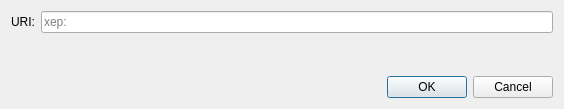
<?xml version="1.0" encoding="UTF-8"?>
<ui version="4.0">
 <class>OpenURIDialog</class>
 <widget class="QDialog" name="OpenURIDialog">
  <property name="geometry">
   <rect>
    <x>0</x>
    <y>0</y>
    <width>564</width>
    <height>109</height>
   </rect>
  </property>
  <property name="windowTitle">
   <string>Open xep URI</string>
  </property>
  <layout class="QVBoxLayout" name="verticalLayout">
   <item>
    <layout class="QHBoxLayout" name="horizontalLayout">
     <item>
      <widget class="QLabel" name="label">
       <property name="text">
        <string>URI:</string>
       </property>
      </widget>
     </item>
     <item>
      <widget class="QValidatedLineEdit" name="uriEdit">
       <property name="placeholderText">
        <string notr="true">xep:</string>
       </property>
      </widget>
     </item>
    </layout>
   </item>
   <item>
    <spacer name="verticalSpacer">
     <property name="orientation">
      <enum>Qt::Vertical</enum>
     </property>
     <property name="sizeHint" stdset="0">
      <size>
       <width>20</width>
       <height>40</height>
      </size>
     </property>
    </spacer>
   </item>
   <item>
    <widget class="QDialogButtonBox" name="buttonBox">
     <property name="orientation">
      <enum>Qt::Horizontal</enum>
     </property>
     <property name="standardButtons">
      <set>QDialogButtonBox::Cancel|QDialogButtonBox::Ok</set>
     </property>
    </widget>
   </item>
  </layout>
 </widget>
 <customwidgets>
  <customwidget>
   <class>QValidatedLineEdit</class>
   <extends>QLineEdit</extends>
   <header>qt/qvalidatedlineedit.h</header>
  </customwidget>
 </customwidgets>
 <resources/>
 <connections>
  <connection>
   <sender>buttonBox</sender>
   <signal>accepted()</signal>
   <receiver>OpenURIDialog</receiver>
   <slot>accept()</slot>
   <hints>
    <hint type="sourcelabel">
     <x>248</x>
     <y>254</y>
    </hint>
    <hint type="destinationlabel">
     <x>157</x>
     <y>274</y>
    </hint>
   </hints>
  </connection>
  <connection>
   <sender>buttonBox</sender>
   <signal>rejected()</signal>
   <receiver>OpenURIDialog</receiver>
   <slot>reject()</slot>
   <hints>
    <hint type="sourcelabel">
     <x>316</x>
     <y>260</y>
    </hint>
    <hint type="destinationlabel">
     <x>286</x>
     <y>274</y>
    </hint>
   </hints>
  </connection>
 </connections>
</ui>
